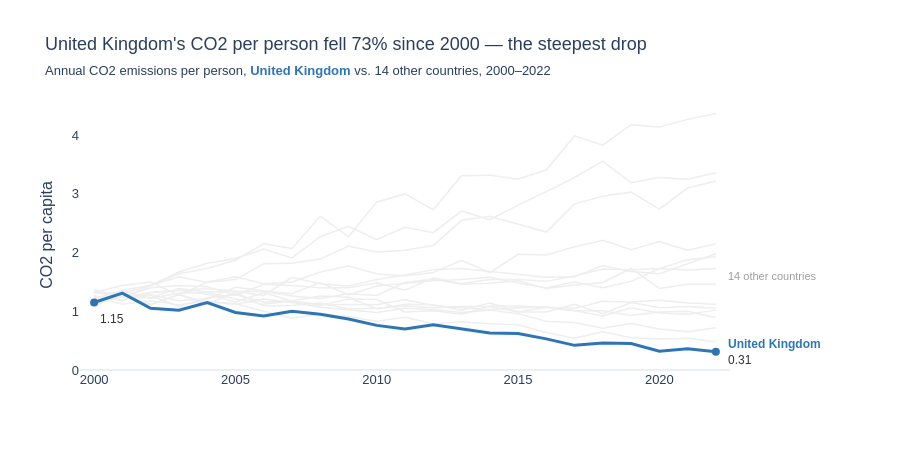

This figure's notebook cell:
### Markdown cell above
---
## Task 1 — A line chart showing CO2 per capita for all countries in the dataset

**Requirements:**
- All countries shown (for context), but only **one highlighted in colour** — your choice which
- All other lines in grey (#EEEEEE), thinner
- Highlighted country **labelled directly** at the end of its line (not in a legend)
- Insight title that names the highlighted country and its story

### Code cell
# Task 1 — CO2 per capita, all countries
highlight = 'United Kingdom'
data = df.sort_values('Year')
others = sorted(c for c in data['Country'].unique() if c != highlight)

trend = data[data['Country'] == highlight]
start, end = trend.iloc[0], trend.iloc[-1]
change = end['CO2_per_capita'] / start['CO2_per_capita'] - 1
latest = data[data['Year'] == data['Year'].max()].set_index('Country')['CO2_per_capita']

fig = px.line(
    data_frame=data,
    x='Year', y='CO2_per_capita',
    color='Country',
    category_orders={'Country': others + [highlight]},
    color_discrete_map={**{c: '#EEEEEE' for c in others}, highlight: '#2E75B6'},
    labels={'CO2_per_capita': 'CO2 per capita', 'Year': ''},
    template='plotly_white',
    height=450
)

fig.update_traces(line=dict(width=1.5), showlegend=False)
fig.update_traces(line=dict(width=3), selector=dict(name=highlight))

fig.add_scatter(
    x=[start['Year'], end['Year']], y=[start['CO2_per_capita'], end['CO2_per_capita']],
    mode='markers', marker=dict(color='#2E75B6', size=8),
    hoverinfo='skip', showlegend=False
)

fig.add_annotation(
    x=start['Year'], y=start['CO2_per_capita'], xanchor='left', xshift=4, yshift=-16,
    text=f"{start['CO2_per_capita']:.2f}",
    showarrow=False,
    font=dict(size=12, color='#333333')
)

fig.add_annotation(
    x=end['Year'], y=end['CO2_per_capita'], xanchor='left', xshift=10,
    text=f"<span style='color:#2E75B6'><b>{highlight}</b></span><br>{end['CO2_per_capita']:.2f}",
    showarrow=False, align='left',
    font=dict(size=12, color='#333333')
)

fig.add_annotation(
    x=end['Year'], y=latest[others].median(), xanchor='left', xshift=10,
    text=f'{len(others)} other countries',
    showarrow=False, align='left',
    font=dict(size=11, color='#9E9E9E')
)

fig.update_layout(
    title=dict(
        text=f"{highlight}'s CO2 per person fell {abs(change):.0%} since {start['Year']} — the steepest drop",
        subtitle=dict(text=(
            f"Annual CO2 emissions per person, <span style='color:#2E75B6'><b>{highlight}</b></span> vs. "
            f"{len(others)} other countries, {start['Year']}–{end['Year']}"
        ))
    ),
    font=dict(family='Arial', size=13),
    xaxis=dict(showgrid=False, dtick=5, range=[start['Year'] - 0.5, end['Year'] + 0.5]),
    yaxis=dict(showgrid=False, rangemode='tozero'),
    margin=dict(t=100, r=170)
)

fig.show()

### Figure 1 — Plotly figure (JSON) as saved in the notebook; plotly's stock layout.template omitted (floating-point values rounded to 4 significant figures)
{"data": [{"hovertemplate": "Country=Australia<br>=%{x}<br>CO2 per capita=%{y}<extra></extra>", "legendgroup": "Australia", "line": {"color": "#EEEEEE", "dash": "solid", "width": 1.5}, "marker": {"symbol": "circle"}, "mode": "lines", "name": "Australia", "orientation": "v", "showlegend": false, "type": "scatter", "x": [2000, 2001, 2002, 2003, 2004, 2005, 2006, 2007, 2008, 2009, 2010, 2011, 2012, 2013, 2014, 2015, 2016, 2017, 2018, 2019, 2020, 2021, 2022], "xaxis": "x", "y": [1.26, 1.19, 1.28, 1.18, 1.21, 1.41, 1.35, 1.3, 1.49, 1.28, 1.43, 1.47, 1.52, 1.54, 1.58, 1.48, 1.4, 1.5, 1.4, 1.51, 1.73, 1.7, 1.73], "yaxis": "y"}, {"hovertemplate": "Country=Brazil<br>=%{x}<br>CO2 per capita=%{y}<extra></extra>", "legendgroup": "Brazil", "line": {"color": "#EEEEEE", "dash": "solid", "width": 1.5}, "marker": {"symbol": "circle"}, "mode": "lines", "name": "Brazil", "orientation": "v", "showlegend": false, "type": "scatter", "x": [2000, 2001, 2002, 2003, 2004, 2005, 2006, 2007, 2008, 2009, 2010, 2011, 2012, 2013, 2014, 2015, 2016, 2017, 2018, 2019, 2020, 2021, 2022], "xaxis": "x", "y": [1.26, 1.19, 1.32, 1.36, 1.39, 1.34, 1.27, 1.58, 1.47, 1.43, 1.54, 1.62, 1.71, 1.73, 1.68, 1.63, 1.58, 1.59, 1.78, 1.68, 1.64, 1.81, 1.98], "yaxis": "y"}, {"hovertemplate": "Country=Canada<br>=%{x}<br>CO2 per capita=%{y}<extra></extra>", "legendgroup": "Canada", "line": {"color": "#EEEEEE", "dash": "solid", "width": 1.5}, "marker": {"symbol": "circle"}, "mode": "lines", "name": "Canada", "orientation": "v", "showlegend": false, "type": "scatter", "x": [2000, 2001, 2002, 2003, 2004, 2005, 2006, 2007, 2008, 2009, 2010, 2011, 2012, 2013, 2014, 2015, 2016, 2017, 2018, 2019, 2020, 2021, 2022], "xaxis": "x", "y": [1.17, 1.36, 1.22, 1.31, 1.32, 1.21, 1.12, 1.18, 1.26, 1.24, 1.04, 1.12, 1.11, 1.02, 1.14, 0.99, 0.99, 1.12, 0.96, 1.15, 1.06, 1.08, 1.05], "yaxis": "y"}, {"hovertemplate": "Country=China<br>=%{x}<br>CO2 per capita=%{y}<extra></extra>", "legendgroup": "China", "line": {"color": "#EEEEEE", "dash": "solid", "width": 1.5}, "marker": {"symbol": "circle"}, "mode": "lines", "name": "China", "orientation": "v", "showlegend": false, "type": "scatter", "x": [2000, 2001, 2002, 2003, 2004, 2005, 2006, 2007, 2008, 2009, 2010, 2011, 2012, 2013, 2014, 2015, 2016, 2017, 2018, 2019, 2020, 2021, 2022], "xaxis": "x", "y": [1.32, 1.3, 1.45, 1.64, 1.73, 1.87, 2.15, 2.07, 2.62, 2.27, 2.86, 3.0, 2.73, 3.31, 3.32, 3.25, 3.41, 3.99, 3.83, 4.18, 4.14, 4.27, 4.37], "yaxis": "y"}, {"hovertemplate": "Country=France<br>=%{x}<br>CO2 per capita=%{y}<extra></extra>", "legendgroup": "France", "line": {"color": "#EEEEEE", "dash": "solid", "width": 1.5}, "marker": {"symbol": "circle"}, "mode": "lines", "name": "France", "orientation": "v", "showlegend": false, "type": "scatter", "x": [2000, 2001, 2002, 2003, 2004, 2005, 2006, 2007, 2008, 2009, 2010, 2011, 2012, 2013, 2014, 2015, 2016, 2017, 2018, 2019, 2020, 2021, 2022], "xaxis": "x", "y": [1.34, 1.29, 1.12, 1.28, 1.16, 1.12, 1.21, 1.15, 1.07, 1.02, 0.98, 1.05, 1.03, 0.98, 1.02, 0.96, 0.83, 0.81, 0.71, 0.79, 0.7, 0.65, 0.72], "yaxis": "y"}, {"hovertemplate": "Country=Germany<br>=%{x}<br>CO2 per capita=%{y}<extra></extra>", "legendgroup": "Germany", "line": {"color": "#EEEEEE", "dash": "solid", "width": 1.5}, "marker": {"symbol": "circle"}, "mode": "lines", "name": "Germany", "orientation": "v", "showlegend": false, "type": "scatter", "x": [2000, 2001, 2002, 2003, 2004, 2005, 2006, 2007, 2008, 2009, 2010, 2011, 2012, 2013, 2014, 2015, 2016, 2017, 2018, 2019, 2020, 2021, 2022], "xaxis": "x", "y": [1.25, 1.12, 1.18, 1.11, 1.17, 1.13, 1.0, 0.88, 0.96, 0.91, 0.83, 0.9, 0.79, 0.82, 0.79, 0.77, 0.64, 0.54, 0.65, 0.55, 0.53, 0.54, 0.48], "yaxis": "y"}, {"hovertemplate": "Country=India<br>=%{x}<br>CO2 per capita=%{y}<extra></extra>", "legendgroup": "India", "line": {"color": "#EEEEEE", "dash": "solid", "width": 1.5}, "marker": {"symbol": "circle"}, "mode": "lines", "name": "India", "orientation": "v", "showlegend": false, "type": "scatter", "x": [2000, 2001, 2002, 2003, 2004, 2005, 2006, 2007, 2008, 2009, 2010, 2011, 2012, 2013, 2014, 2015, 2016, 2017, 2018, 2019, 2020, 2021, 2022], "xaxis": "x", "y": [1.21, 1.36, 1.44, 1.67, 1.82, 1.9, 2.06, 1.91, 2.27, 2.45, 2.22, 2.43, 2.34, 2.71, 2.56, 2.81, 3.04, 3.28, 3.56, 3.19, 3.28, 3.25, 3.36], "yaxis": "y"}, {"hovertemplate": "Country=Indonesia<br>=%{x}<br>CO2 per capita=%{y}<extra></extra>", "legendgroup": "Indonesia", "line": {"color": "#EEEEEE", "dash": "solid", "width": 1.5}, "marker": {"symbol": "circle"}, "mode": "lines", "name": "Indonesia", "orientation": "v", "showlegend": false, "type": "scatter", "x": [2000, 2001, 2002, 2003, 2004, 2005, 2006, 2007, 2008, 2009, 2010, 2011, 2012, 2013, 2014, 2015, 2016, 2017, 2018, 2019, 2020, 2021, 2022], "xaxis": "x", "y": [1.37, 1.23, 1.44, 1.59, 1.49, 1.54, 1.81, 1.82, 1.89, 2.11, 2.01, 2.04, 2.12, 2.55, 2.62, 2.49, 2.35, 2.83, 2.96, 3.03, 2.74, 3.1, 3.22], "yaxis": "y"}, {"hovertemplate": "Country=Japan<br>=%{x}<br>CO2 per capita=%{y}<extra></extra>", "legendgroup": "Japan", "line": {"color": "#EEEEEE", "dash": "solid", "width": 1.5}, "marker": {"symbol": "circle"}, "mode": "lines", "name": "Japan", "orientation": "v", "showlegend": false, "type": "scatter", "x": [2000, 2001, 2002, 2003, 2004, 2005, 2006, 2007, 2008, 2009, 2010, 2011, 2012, 2013, 2014, 2015, 2016, 2017, 2018, 2019, 2020, 2021, 2022], "xaxis": "x", "y": [1.1, 1.27, 1.27, 1.08, 1.23, 1.28, 1.16, 1.17, 1.1, 1.21, 1.2, 0.99, 1.01, 0.95, 1.09, 1.09, 1.07, 1.01, 1.01, 0.93, 0.99, 1.0, 0.89], "yaxis": "y"}, {"hovertemplate": "Country=Mexico<br>=%{x}<br>CO2 per capita=%{y}<extra></extra>", "legendgroup": "Mexico", "line": {"color": "#EEEEEE", "dash": "solid", "width": 1.5}, "marker": {"symbol": "circle"}, "mode": "lines", "name": "Mexico", "orientation": "v", "showlegend": false, "type": "scatter", "x": [2000, 2001, 2002, 2003, 2004, 2005, 2006, 2007, 2008, 2009, 2010, 2011, 2012, 2013, 2014, 2015, 2016, 2017, 2018, 2019, 2020, 2021, 2022], "xaxis": "x", "y": [1.18, 1.25, 1.4, 1.44, 1.42, 1.27, 1.46, 1.44, 1.4, 1.4, 1.48, 1.36, 1.57, 1.47, 1.54, 1.54, 1.51, 1.6, 1.72, 1.71, 1.73, 1.88, 1.93], "yaxis": "y"}, {"hovertemplate": "Country=Russia<br>=%{x}<br>CO2 per capita=%{y}<extra></extra>", "legendgroup": "Russia", "line": {"color": "#EEEEEE", "dash": "solid", "width": 1.5}, "marker": {"symbol": "circle"}, "mode": "lines", "name": "Russia", "orientation": "v", "showlegend": false, "type": "scatter", "x": [2000, 2001, 2002, 2003, 2004, 2005, 2006, 2007, 2008, 2009, 2010, 2011, 2012, 2013, 2014, 2015, 2016, 2017, 2018, 2019, 2020, 2021, 2022], "xaxis": "x", "y": [1.19, 1.24, 1.32, 1.36, 1.29, 1.16, 1.32, 1.17, 1.12, 1.11, 1.11, 1.2, 1.1, 1.06, 1.03, 1.06, 1.07, 1.05, 1.17, 1.16, 1.19, 1.14, 1.12], "yaxis": "y"}, {"hovertemplate": "Country=South Africa<br>=%{x}<br>CO2 per capita=%{y}<extra></extra>", "legendgroup": "South Africa", "line": {"color": "#EEEEEE", "dash": "solid", "width": 1.5}, "marker": {"symbol": "circle"}, "mode": "lines", "name": "South Africa", "orientation": "v", "showlegend": false, "type": "scatter", "x": [2000, 2001, 2002, 2003, 2004, 2005, 2006, 2007, 2008, 2009, 2010, 2011, 2012, 2013, 2014, 2015, 2016, 2017, 2018, 2019, 2020, 2021, 2022], "xaxis": "x", "y": [1.2, 1.25, 1.23, 1.39, 1.33, 1.34, 1.34, 1.26, 1.22, 1.3, 1.27, 1.49, 1.55, 1.46, 1.48, 1.52, 1.39, 1.45, 1.49, 1.73, 1.39, 1.46, 1.46], "yaxis": "y"}, {"hovertemplate": "Country=South Korea<br>=%{x}<br>CO2 per capita=%{y}<extra></extra>", "legendgroup": "South Korea", "line": {"color": "#EEEEEE", "dash": "solid", "width": 1.5}, "marker": {"symbol": "circle"}, "mode": "lines", "name": "South Korea", "orientation": "v", "showlegend": false, "type": "scatter", "x": [2000, 2001, 2002, 2003, 2004, 2005, 2006, 2007, 2008, 2009, 2010, 2011, 2012, 2013, 2014, 2015, 2016, 2017, 2018, 2019, 2020, 2021, 2022], "xaxis": "x", "y": [1.32, 1.44, 1.5, 1.27, 1.5, 1.59, 1.47, 1.5, 1.67, 1.77, 1.64, 1.6, 1.66, 1.87, 1.66, 1.97, 1.96, 2.1, 2.21, 2.05, 2.19, 2.04, 2.15], "yaxis": "y"}, {"hovertemplate": "Country=United States<br>=%{x}<br>CO2 per capita=%{y}<extra></extra>", "legendgroup": "United States", "line": {"color": "#EEEEEE", "dash": "solid", "width": 1.5}, "marker": {"symbol": "circle"}, "mode": "lines", "name": "United States", "orientation": "v", "showlegend": false, "type": "scatter", "x": [2000, 2001, 2002, 2003, 2004, 2005, 2006, 2007, 2008, 2009, 2010, 2011, 2012, 2013, 2014, 2015, 2016, 2017, 2018, 2019, 2020, 2021, 2022], "xaxis": "x", "y": [1.32, 1.26, 1.11, 1.29, 1.12, 1.32, 1.09, 1.1, 1.14, 1.04, 1.05, 1.09, 1.06, 1.08, 1.08, 0.99, 1.07, 1.01, 0.92, 1.06, 0.97, 0.95, 1.02], "yaxis": "y"}, {"hovertemplate": "Country=United Kingdom<br>=%{x}<br>CO2 per capita=%{y}<extra></extra>", "legendgroup": "United Kingdom", "line": {"color": "#2E75B6", "dash": "solid", "width": 3}, "marker": {"symbol": "circle"}, "mode": "lines", "name": "United Kingdom", "orientation": "v", "showlegend": false, "type": "scatter", "x": [2000, 2001, 2002, 2003, 2004, 2005, 2006, 2007, 2008, 2009, 2010, 2011, 2012, 2013, 2014, 2015, 2016, 2017, 2018, 2019, 2020, 2021, 2022], "xaxis": "x", "y": [1.15, 1.31, 1.05, 1.02, 1.15, 0.98, 0.92, 1.0, 0.95, 0.87, 0.76, 0.7, 0.77, 0.7, 0.63, 0.62, 0.53, 0.42, 0.46, 0.45, 0.32, 0.36, 0.31], "yaxis": "y"}, {"hoverinfo": "skip", "marker": {"color": "#2E75B6", "size": 8}, "mode": "markers", "showlegend": false, "type": "scatter", "x": [2000, 2022], "y": [1.15, 0.31]}], "layout": {"annotations": [{"font": {"color": "#333333", "size": 12}, "showarrow": false, "text": "1.15", "x": 2000, "xanchor": "left", "xshift": 4, "y": 1.15, "yshift": -16}, {"align": "left", "font": {"color": "#333333", "size": 12}, "showarrow": false, "text": "<span style='color:#2E75B6'><b>United Kingdom</b></span><br>0.31", "x": 2022, "xanchor": "left", "xshift": 10, "y": 0.31}, {"align": "left", "font": {"color": "#9E9E9E", "size": 11}, "showarrow": false, "text": "14 other countries", "x": 2022, "xanchor": "left", "xshift": 10, "y": 1.595}], "font": {"family": "Arial", "size": 13}, "height": 450, "legend": {"title": {"text": "Country"}, "tracegroupgap": 0}, "margin": {"r": 170, "t": 100}, "title": {"subtitle": {"text": "Annual CO2 emissions per person, <span style='color:#2E75B6'><b>United Kingdom</b></span> vs. 14 other countries, 2000–2022"}, "text": "United Kingdom's CO2 per person fell 73% since 2000 — the steepest drop"}, "xaxis": {"anchor": "y", "domain": [0.0, 1.0], "dtick": 5, "range": [2000.0, 2022.0], "showgrid": false, "title": {"text": ""}}, "yaxis": {"anchor": "x", "domain": [0.0, 1.0], "rangemode": "tozero", "showgrid": false, "title": {"text": "CO2 per capita"}}}}
